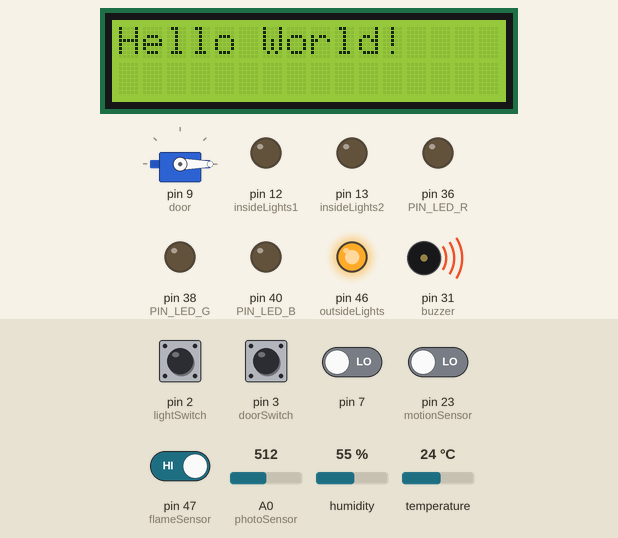
A sketch run on a simulated Arduino Mega 2560, built with avr-gcc and run on an emulated ATmega2560. Shown: servo, 16×2 character LCD, output pins drawn as LEDs (lit = HIGH), buzzer (waves = sounding, pin HIGH). Inputs (shaded band) come from the test bench; at power-on: pin 47 (flameSensor) HIGH, pin 2 (lightSwitch), pin 3 (doorSwitch), pin 7, pin 23 (motionSensor) LOW, A0 (photoSensor) = 512, humidity 55 %, temperature 24 °C. WiFi joins after 1.5 s; servers stay silent unless stated; no MQTT or app messages arrive unless stated; what the sketch prints to the serial monitor is not drawn.

Above: at 3.9 s.
4.0 s: pin 23 (motionSensor) driven HIGH
At 5.0 s:
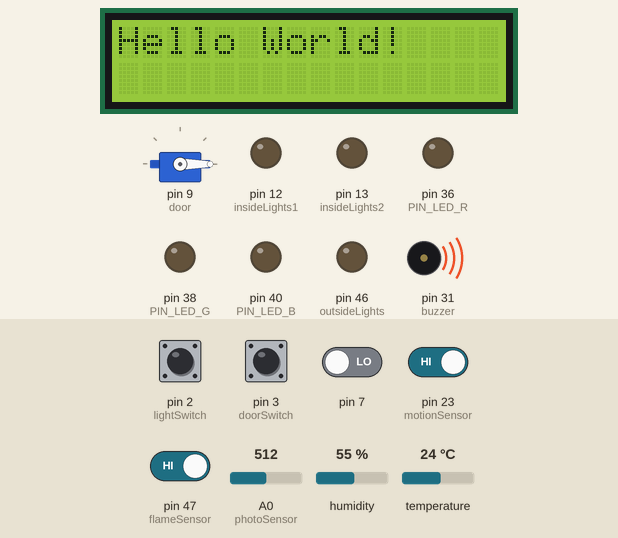
5.8 s: pin 2 (lightSwitch) pulled HIGH for 1 s
At 6.6 s:
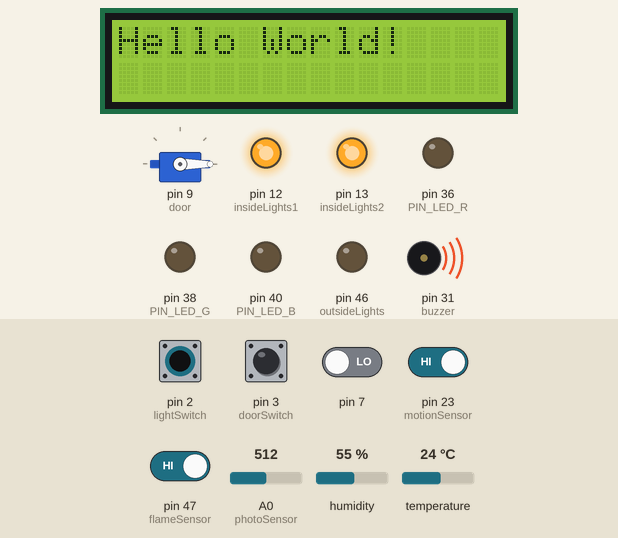
8.3 s: pin 3 (doorSwitch) pulled HIGH for 1 s
At 9.2 s:
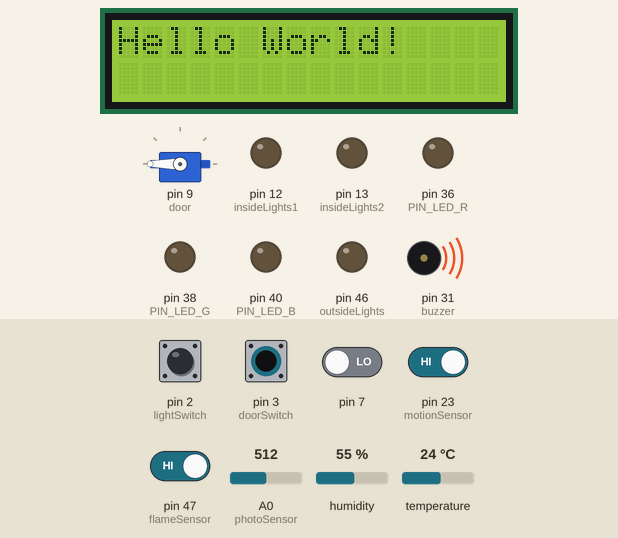
17.0 s: A0 (photoSensor) set to 410
18.5 s: A0 (photoSensor) set to 384
At 19.7 s:
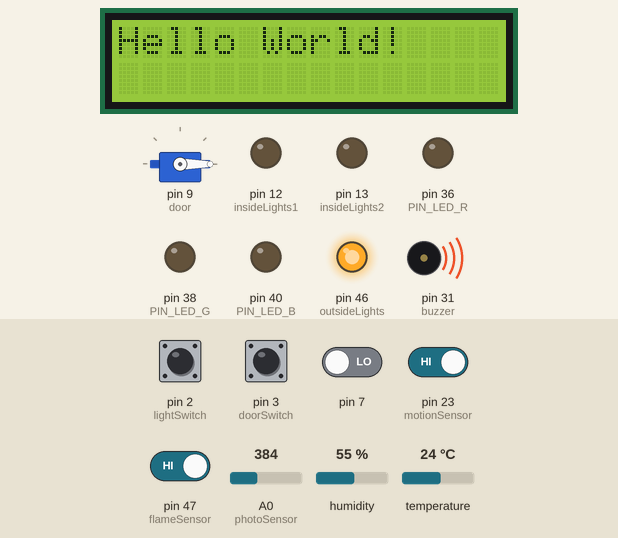
Timing chart, 0 to 21.2 s (numbered marks = the images above; inputs shaded):
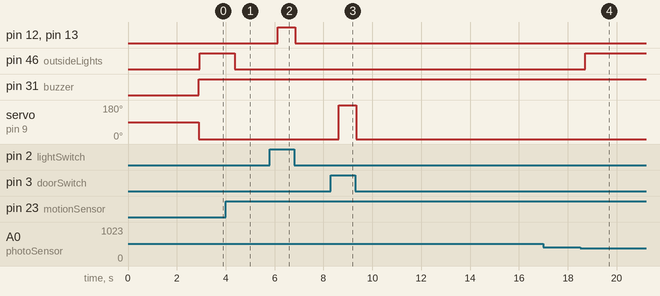

The sketch:

iot.ino
```cpp
#include "DHT.h"
#include <LiquidCrystal_I2C.h>
#include <Servo.h>
#include <Wire.h>

#include <SPI.h>
#include <Ethernet.h>
#include <PubSubClient.h>

#define DHTPIN 44          // what digital pin we're connected to
#define DHTTYPE DHT11     // DHT11
DHT dht(DHTPIN, DHTTYPE);

// #ETHERNET MQTT DATA
const char* username = "raxat"; // my AskSensors username
const char* pubTopic = "publish/raxat/almga4E03n9X013TRWNew96492gtXFoP"; // publish/username/apiKeyIn
const unsigned int writeInterval = 90; // write interval (in ms)config
const char* mqtt_server = "mqtt.asksensors.com";
unsigned int mqtt_port = 1883;
byte mac[] = { 0xDE, 0xAD, 0xBE, 0xEF, 0xFE, 0xED };

IPAddress ip(185,48,148,198); // TODO: Add the IP address
EthernetClient askClient;
PubSubClient client(askClient);

// 1: Sensors:
// OUTSIDE:
const int motionSensor = 23;
const int photoSensor = A0;
const int doorSwitch = 3;
const int lightSwitch = 2;
Servo door;

//INSIDE:
const int humSensor = 22;
const int flameSensor = 47;
const int gasSensor = 7;
const int buzzer = 31;
const int sensorMin = 0;     // sensor minimum
const int sensorMax = 1024;  // sensor maximum

// 2: LEDS
const int switchPin = 42;
const int outsideLights = 46;
const int insideLights1 = 12;
const int insideLights2 = 13;


// Display:
LiquidCrystal_I2C lcd(0x27,16, 2  );

const byte COLOR_BLACK = 0b000;
const byte COLOR_RED = 0b100;
const byte COLOR_GREEN = 0b010;
const byte COLOR_BLUE = 0b001;
const byte COLOR_MAGENTA = 0b101;
const byte COLOR_CYAN = 0b011;
const byte COLOR_YELLOW = 0b110;
const byte COLOR_WHITE = 0b111;


const byte PIN_LED_R = 36;
const byte PIN_LED_G = 38;
const byte PIN_LED_B = 40;

void setup() {
  // Sensors:
  pinMode(motionSensor, INPUT);
  pinMode(photoSensor, INPUT);
  pinMode(humSensor, INPUT);
  pinMode(flameSensor, INPUT);
  pinMode(doorSwitch, INPUT);
  pinMode(lightSwitch, INPUT);

  // LEDS;
  pinMode(outsideLights, OUTPUT);
  pinMode(insideLights1, OUTPUT);
  pinMode(insideLights2, OUTPUT);
  pinMode(buzzer, OUTPUT);
  pinMode(PIN_LED_R, OUTPUT);
  pinMode(PIN_LED_G, OUTPUT);
  pinMode(PIN_LED_B, OUTPUT);
  pinMode(switchPin, INPUT);

  door.attach(9);

  dht.begin();

  Serial.begin(9600);
  lcd.init();                      // initialize the lcd
  lcd.init();
  // Print a message to the LCD.
  lcd.backlight();
  lcd.setCursor(0,0);
  printHello();
  Serial.println("*****************************************************");
  Serial.println("********** Program Start : Arduino Ethernet publishes data to AskSensors over MQTT");
  Serial.print("********** connecting to Ethernet : ");
  // start the Ethernet connection:
  if (Ethernet.begin(mac) == 0) {
    Serial.println("Failed to configure Ethernet using DHCP");
    // try to congifure using IP address instead of DHCP:
    Ethernet.begin(mac, ip);
  }
  // give the Ethernet shield a second to initialize:
  delay(1000);
  client.setServer(mqtt_server, mqtt_port);
  client.setCallback(callback);
}

void loop() {
  if (!client.connected())
    reconnect();
    client.loop();
    Serial.println("********** Publish MQTT data to ASKSENSORS");
    char mqtt_payload[30] = "";
    snprintf (mqtt_payload, 100, "m1=%d&m2=%d&m3=%d&m4=%d", getBinaryValue(gasSensor), getBinaryValue(flameSensor), (int)dht.readTemperature(), (int)dht.readHumidity());
    Serial.print("Publish message: ");
    Serial.println(mqtt_payload);
    Serial.print("Flame Sensor: ");

    int flameSensorReading = getBinaryValue(flameSensor);
    int gasSensorReading = getBinaryValue(gasSensor);
    Serial.println(flameSensorReading);
    Serial.print("Gas Sensor: ");
    Serial.println(gasSensorReading);

    if(flameSensorReading == 0 && gasSensorReading == 1) {
      digitalWrite(buzzer, LOW);
    } else {
      digitalWrite(buzzer, HIGH);
    }

    controlDoor();
    controlLights();


    float humi = dht.readHumidity();
    float tempC = dht.readTemperature();
    float tempF = dht.readTemperature(true);

    if (isnan(humi) || isnan(tempC) || isnan(tempF))
    {
      Serial.println("Failed to read from DHT sensor!");
    }

    showLights();
    readHumidity();

    Serial.print("Humidity: ");Serial.print(humi);Serial.print(" %\t");
    Serial.print("Temperature: ");
    Serial.print(tempC);Serial.print(" *C ");
    Serial.print(tempF);Serial.println(" *F");

    client.publish(pubTopic, mqtt_payload);
    Serial.println("> MQTT data published");
    Serial.println("********** End ");
    Serial.println("*****************************************************");
    delay(writeInterval);// delay

}

void displayColor(byte color) {
  digitalWrite(PIN_LED_R, !bitRead(color, 2));
  digitalWrite(PIN_LED_G, !bitRead(color, 1));
  digitalWrite(PIN_LED_B, !bitRead(color, 0));
}

void showLights() {
   int photoVal = analogRead(photoSensor);
   Serial.print("Photo Sensor: ");
   Serial.println(photoVal);

   int motionVal = digitalRead(motionSensor);
   Serial.print("Motion Sensor: ");
   Serial.println(motionVal);

   if(photoVal >= 400 && motionVal == HIGH)
      digitalWrite(outsideLights, LOW);
   else
      digitalWrite(outsideLights, HIGH);
}

void readHumidity(){
//  int chk = DHT.read11(humSensor);
  Serial.print("Temperature = ");
//  Serial.println(DHT.temperature);
  Serial.print("Humidity = ");
//  Serial.println(DHT.humidity);
}

void printHello(){
  String hello = "Hello World!";
  for(int i = 0; i < hello.length(); i++){
    lcd.setCursor(i, 0);
    lcd.print(hello[i]);
  }
}

void callback(char* topic, byte* payload, unsigned int length) {
  Serial.print("Message arrived [");
  Serial.print(topic);
  Serial.print("] ");
  for (int i = 0; i < length; i++) {
    Serial.print((char)payload[i]);
  }
  Serial.println();
  }

void reconnect() {
// Loop until we're reconnected
  while (!client.connected()) {
    Serial.print("********** Attempting MQTT connection...");
    // Attempt to connect
    if (client.connect("ethClient",username, "")) {
    Serial.println("-> MQTT client connected");
  } else {
    Serial.print("failed, rc=");
    Serial.print(client.state());
    Serial.println("-> try again in 5 seconds");
    // Wait 5 seconds before retrying
    delay(5000);
    }
  }
}

int getBinaryValue(int sensor){
  if(digitalRead(sensor) == HIGH){
    return 1;
  }  else {
    return 0;
  }
}

void controlDoor(){
  if(digitalRead(doorSwitch) == HIGH) {
    door.write(180);
  } else {
    door.write(0);
  }
}

void controlLights(){
  if(digitalRead(lightSwitch) == HIGH) {
    digitalWrite(insideLights1, HIGH);
    digitalWrite(insideLights2, HIGH);
  } else {
    digitalWrite(insideLights1, LOW);
    digitalWrite(insideLights2, LOW);
  }
}
```

Measured:
- the behaviour switches between 400 and 399 on A0 (photoSensor) (found by bisection; images 3 and 4)
- after the input at 4.0 s, pin 46 (outsideLights): HIGH → LOW after 0.37 s
- after the input at 5.8 s, pin 12 (insideLights1), pin 13 (insideLights2): LOW → HIGH after 0.32 s, → LOW 0.72 s later
- after the input at 8.3 s, servo on pin 9 (door): 0° → 180° after 0.33 s, → 0° 0.72 s later
- after the input at 17.0 s, every drawn part: stays the same
- after the input at 18.5 s, pin 46 (outsideLights): LOW → HIGH after 0.21 s
